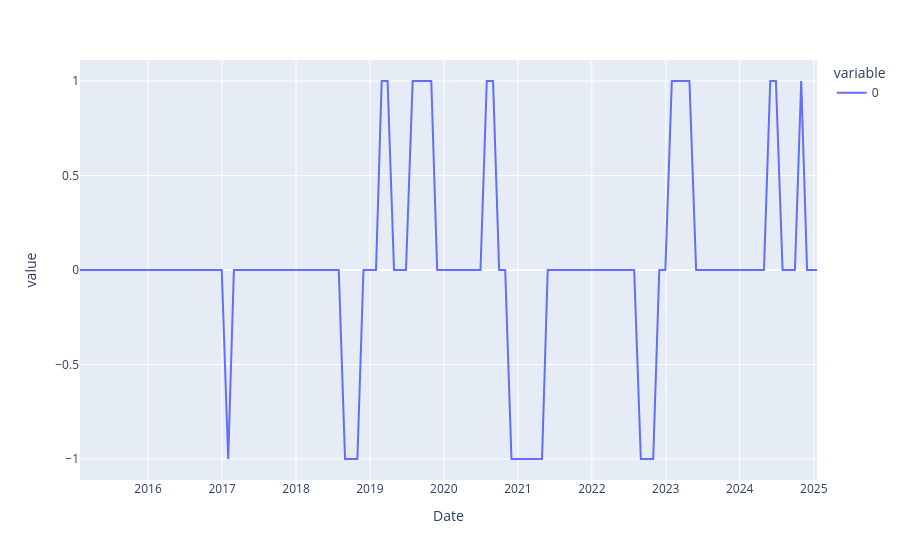

Notebook source saved alongside this figure:
### Code cell
pd.options.plotting.backend = "plotly"
surge_status["MonthlyScore"].plot()
